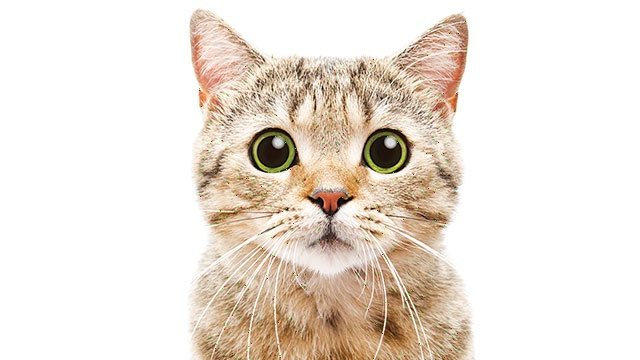
#> input picture File Gambar/kucing.jpg, 640 x 360 px, found by its file name
$ jupyter execute --allow-errors 1.EkstrasiFiturLBP.ipynb
#> lines starting #> are read from the running program, lines starting #| are printed output that depends on the picture
Load library dan fungsi untuk mendapatkan nilai pinggir LBP pada gambar

[cell 1]
import cv2
import numpy as np
from matplotlib import pyplot as plt

[cell 2]
# [8 lines left out: function get_pixel, not called in this run]

Fungsi untuk menghitung LBP pada pixel

[cell 3]
# [26 lines left out: function lbp_calculated_pixel, not called in this run]

Fungsi menampilkan output

[cell 4]
def show_output(output_list):
    output_list_len = len(output_list)
    figure = plt.figure(figsize=(20,6))
    for i in range(output_list_len):
        current_dict = output_list[i]
        current_img = current_dict["img"]
        current_xlabel = current_dict["xlabel"]
        current_ylabel = current_dict["ylabel"]
        current_xtick = current_dict["xtick"]
        current_ytick = current_dict["ytick"]
        current_title = current_dict["title"]
        current_type = current_dict["type"]
        current_plot = figure.add_subplot(1, output_list_len, i+1)
        if current_type == "gray":
            current_plot.imshow(current_img, cmap = plt.get_cmap('gray'))
            current_plot.set_title(current_title)
            current_plot.set_xticks(current_xtick)
            current_plot.set_yticks(current_ytick)
            current_plot.set_xlabel(current_xlabel)
            current_plot.set_ylabel(current_ylabel)
        elif current_type == "histogram":
            current_plot.plot(current_img, color = "black")
            current_plot.set_xlim([0,260])
            current_plot.set_title(current_title)
            current_plot.set_xlabel(current_xlabel)
            current_plot.set_ylabel(current_ylabel)
            ytick_list = [int(i) for i in current_plot.get_yticks()]
        elif current_type == "normal":
            current_plot.imshow(current_img)
            current_plot.set_title(current_title)
            current_plot.set_xticks(current_xtick)
            current_plot.set_yticks(current_ytick)
            current_plot.set_xlabel(current_xlabel)
            current_plot.set_ylabel(current_ylabel)
    plt.show()

fungsi main

[cell 5]
def lbp_calculated_pixel(image, i, j):
    center = image[i, j]
    lbp_value = 0
    power_val = 0

    for dx in [-1, 0, 1]:
        for dy in [-1, 0, 1]:
            if dx == 0 and dy == 0:
                continue
            if i + dx < 0 or i + dx >= image.shape[0] or j + dy < 0 or j + dy >= image.shape[1]:
                continue
            if image[i + dx, j + dy] >= center:
                lbp_value += 2 ** power_val
            power_val += 1

    return lbp_value

image_file = 'kucing.jpg'
img_bgr = cv2.imread(image_file)
#> img_bgr is the input picture: shape (360, 640, 3); mean B, G, R 217.4, 226.7, 235.9
height, width, channel = img_bgr.shape
#> height = 360; width = 640; channel = 3
img_gray = cv2.cvtColor(img_bgr, cv2.COLOR_BGR2GRAY)
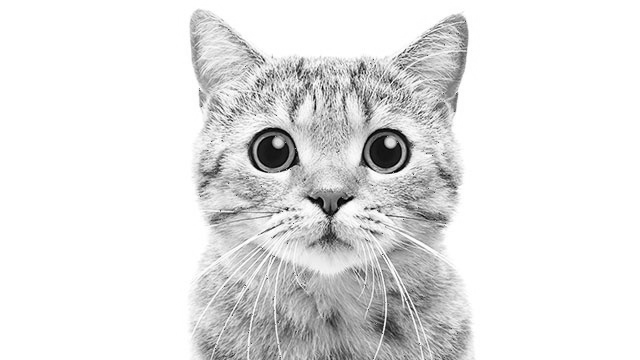
#> img_gray: shape (360, 640); min 1, max 255, mean 228.4

img_lbp = np.zeros((height, width,3), np.uint8)
for i in range(0, height):
    for j in range(0, width):
        img_lbp[i, j] = lbp_calculated_pixel(img_gray, i, j)
#> this loop made 360 passes
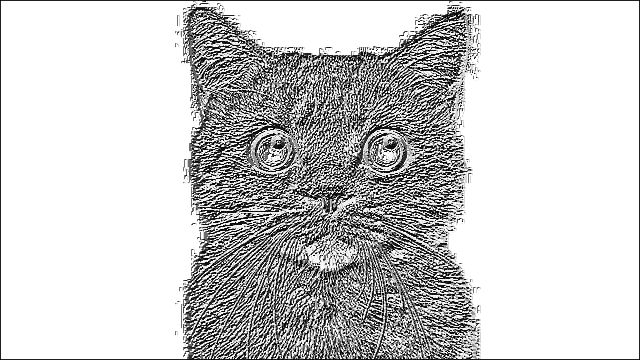
#> img_lbp: shape (360, 640, 3); min 0, max 255, mean 204.2
hist_lbp = cv2.calcHist([img_lbp], [0], None, [256], [0, 256])
output_list = []
output_list.append({"img": cv2.cvtColor(img_bgr, cv2.COLOR_BGR2RGB),
                    "xlabel": "",
                    "ylabel": "",
                    "xtick": [],
                    "ytick": [],
                    "title": "Normal image",
                    "type": "Normal"
                   })
output_list.append({"img": img_gray,
                    "xlabel": "",
                    "ylabel": "",
                    "xtick": [],
                    "ytick": [],
                    "title": "Gray Image",
                    "type": "gray"
                    })
output_list.append({"img": img_lbp,
                    "xlabel": "",
                    "ylabel": "",
                    "xtick": [],
                    "ytick": [],
                    "title": "LBP Image",
                    "type": "gray"
                    })
output_list.append({"img": hist_lbp,
                    "xlabel": "Bins",
                    "ylabel": "Number of pixels",
                    "xtick": None,
                    "ytick": None,
                    "title": "Histogram(LBP)",
                    "type": "histogram"
                    })
show_output(output_list)
#> in show_output, `plt.show()`:
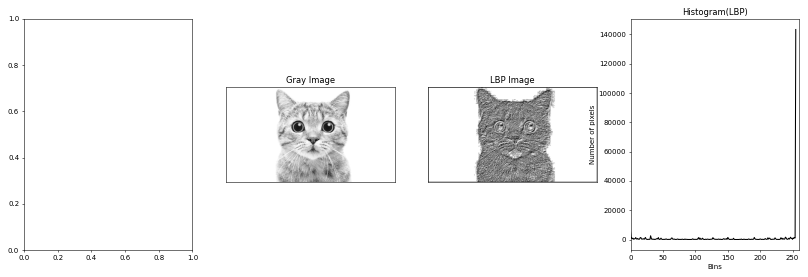
#> figure drawn by matplotlib, 3 panels; panel 3: curve peaks at x = 255, y = 143379

cv2.waitKey(0)
cv2.destroyAllWindows()
print("LBP Program selesai ")

Mencoba untuk menggunakan birghtness yang berbeda

[cell 6]
def brighter(nilai, img):
#> called with nilai = 50
    img_b = np.zeros((height, width,3), np.uint8)
    for y in range(0, height):
        for x in range(0, width):
            red = img[y][x][2] + nilai
            green = img[y][x][1] + nilai
            blue = img[y][x][0] + nilai
            if red > 255:
                red = 255
            if red < 0:
                red = 0
            if green > 255:
                green = 255
            if green < 0:
                green = 0
            if blue > 255:
                blue = 255
            if blue < 0:
                blue = 0
            img_b[y][x] = (red, green, blue)
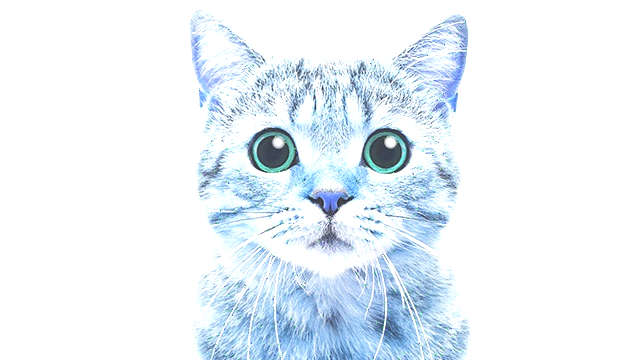
#> img_b: shape (360, 640, 3); mean B, G, R 248.6, 242.4, 234.5
    return img_b
image_file = 'kucing.jpg'
image_file2 = 'gedungsate.jpg'
img_bgr = cv2.imread(image_file)
height, width, channel = img_bgr.shape
img_gray = cv2.cvtColor(img_bgr, cv2.COLOR_BGR2GRAY)
img_gray2 = cv2.cvtColor(brighter(50, img_bgr), cv2.COLOR_BGR2GRAY)
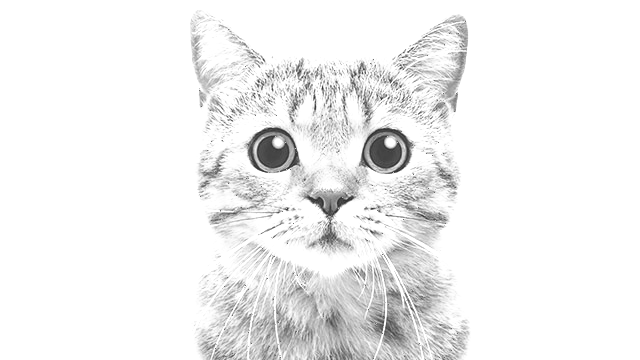
#> img_gray2: shape (360, 640); min 50, max 255, mean 240.7
img_bgr2 = cv2.imread(image_file2)
#> (the rest of this cell did not finish here and is left out)
